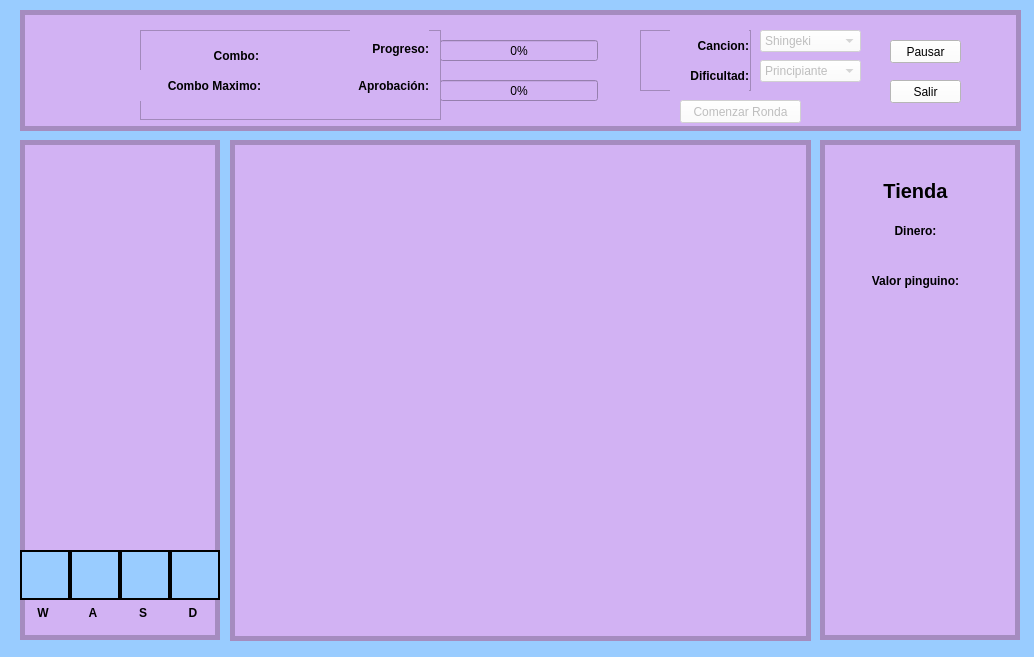
<?xml version="1.0" encoding="UTF-8"?>
<ui version="4.0">
 <class>VentanaJuego</class>
 <widget class="QWidget" name="VentanaJuego">
  <property name="geometry">
   <rect>
    <x>0</x>
    <y>0</y>
    <width>1034</width>
    <height>657</height>
   </rect>
  </property>
  <property name="minimumSize">
   <size>
    <width>1034</width>
    <height>657</height>
   </size>
  </property>
  <property name="maximumSize">
   <size>
    <width>1034</width>
    <height>657</height>
   </size>
  </property>
  <property name="acceptDrops">
   <bool>true</bool>
  </property>
  <property name="windowTitle">
   <string>Ventana Juego</string>
  </property>
  <property name="styleSheet">
   <string notr="true">background-color: #99ccff;
</string>
  </property>
  <widget class="QLabel" name="label_2">
   <property name="geometry">
    <rect>
     <x>230</x>
     <y>140</y>
     <width>581</width>
     <height>501</height>
    </rect>
   </property>
   <property name="styleSheet">
    <string notr="true">background-color: #D2B2F3;
border: 5px solid;
border-color: #A58CBF;</string>
   </property>
   <property name="text">
    <string/>
   </property>
   <property name="pixmap">
    <pixmap>sprites/fondos/fondo.png</pixmap>
   </property>
   <property name="scaledContents">
    <bool>true</bool>
   </property>
  </widget>
  <widget class="QLabel" name="label_3">
   <property name="geometry">
    <rect>
     <x>20</x>
     <y>140</y>
     <width>200</width>
     <height>500</height>
    </rect>
   </property>
   <property name="styleSheet">
    <string notr="true">background-color: #D2B2F3;
border: 5px solid;
border-color: #A58CBF;</string>
   </property>
   <property name="text">
    <string/>
   </property>
  </widget>
  <widget class="QFrame" name="frame">
   <property name="geometry">
    <rect>
     <x>20</x>
     <y>10</y>
     <width>1001</width>
     <height>121</height>
    </rect>
   </property>
   <property name="styleSheet">
    <string notr="true">background-color: #D2B2F3;</string>
   </property>
   <widget class="QLabel" name="label_5">
    <property name="geometry">
     <rect>
      <x>20</x>
      <y>10</y>
      <width>91</width>
      <height>91</height>
     </rect>
    </property>
    <property name="styleSheet">
     <string notr="true">background-color: transparent;
</string>
    </property>
    <property name="text">
     <string/>
    </property>
    <property name="pixmap">
     <pixmap>sprites/logo.png</pixmap>
    </property>
    <property name="scaledContents">
     <bool>true</bool>
    </property>
   </widget>
   <widget class="QFrame" name="frame_2">
    <property name="geometry">
     <rect>
      <x>620</x>
      <y>20</y>
      <width>111</width>
      <height>61</height>
     </rect>
    </property>
    <property name="styleSheet">
     <string notr="true">font-weight: bold;</string>
    </property>
    <property name="frameShape">
     <enum>QFrame::StyledPanel</enum>
    </property>
    <property name="frameShadow">
     <enum>QFrame::Raised</enum>
    </property>
    <widget class="QLabel" name="mayor_combo_5">
     <property name="geometry">
      <rect>
       <x>30</x>
       <y>0</y>
       <width>79</width>
       <height>31</height>
      </rect>
     </property>
     <property name="text">
      <string>Cancion:</string>
     </property>
     <property name="alignment">
      <set>Qt::AlignRight|Qt::AlignTrailing|Qt::AlignVCenter</set>
     </property>
    </widget>
    <widget class="QLabel" name="mayor_combo_6">
     <property name="geometry">
      <rect>
       <x>30</x>
       <y>30</y>
       <width>79</width>
       <height>31</height>
      </rect>
     </property>
     <property name="text">
      <string>Dificultad:</string>
     </property>
     <property name="alignment">
      <set>Qt::AlignRight|Qt::AlignTrailing|Qt::AlignVCenter</set>
     </property>
    </widget>
   </widget>
   <widget class="QPushButton" name="boton_comenzar">
    <property name="enabled">
     <bool>false</bool>
    </property>
    <property name="geometry">
     <rect>
      <x>660</x>
      <y>90</y>
      <width>121</width>
      <height>23</height>
     </rect>
    </property>
    <property name="styleSheet">
     <string notr="true">background-color: #ffffff;</string>
    </property>
    <property name="text">
     <string>Comenzar Ronda</string>
    </property>
    <property name="default">
     <bool>false</bool>
    </property>
   </widget>
   <widget class="QComboBox" name="opciones_cancion">
    <property name="enabled">
     <bool>false</bool>
    </property>
    <property name="geometry">
     <rect>
      <x>740</x>
      <y>20</y>
      <width>101</width>
      <height>22</height>
     </rect>
    </property>
    <property name="styleSheet">
     <string notr="true">background-color: #ffffff;</string>
    </property>
    <item>
     <property name="text">
      <string>Shingeki</string>
     </property>
    </item>
    <item>
     <property name="text">
      <string>Cumbia</string>
     </property>
    </item>
   </widget>
   <widget class="QComboBox" name="opciones_dificultad">
    <property name="enabled">
     <bool>false</bool>
    </property>
    <property name="geometry">
     <rect>
      <x>740</x>
      <y>50</y>
      <width>101</width>
      <height>22</height>
     </rect>
    </property>
    <property name="styleSheet">
     <string notr="true">background-color: #ffffff;</string>
    </property>
    <property name="editable">
     <bool>false</bool>
    </property>
    <property name="currentText">
     <string>Principiante</string>
    </property>
    <property name="frame">
     <bool>true</bool>
    </property>
    <item>
     <property name="text">
      <string>Principiante</string>
     </property>
    </item>
    <item>
     <property name="text">
      <string>Aficionado</string>
     </property>
    </item>
    <item>
     <property name="text">
      <string>Maestro Cumbia</string>
     </property>
    </item>
   </widget>
   <widget class="QPushButton" name="boton_pausar">
    <property name="geometry">
     <rect>
      <x>870</x>
      <y>30</y>
      <width>71</width>
      <height>23</height>
     </rect>
    </property>
    <property name="styleSheet">
     <string notr="true">background-color: #ffffff;</string>
    </property>
    <property name="text">
     <string>Pausar</string>
    </property>
   </widget>
   <widget class="QPushButton" name="boton_salir">
    <property name="geometry">
     <rect>
      <x>870</x>
      <y>70</y>
      <width>71</width>
      <height>23</height>
     </rect>
    </property>
    <property name="styleSheet">
     <string notr="true">background-color: #ffffff;</string>
    </property>
    <property name="text">
     <string>Salir</string>
    </property>
   </widget>
   <widget class="QProgressBar" name="barra_progreso">
    <property name="enabled">
     <bool>true</bool>
    </property>
    <property name="geometry">
     <rect>
      <x>420</x>
      <y>30</y>
      <width>158</width>
      <height>21</height>
     </rect>
    </property>
    <property name="value">
     <number>0</number>
    </property>
    <property name="alignment">
     <set>Qt::AlignCenter</set>
    </property>
    <property name="textVisible">
     <bool>true</bool>
    </property>
   </widget>
   <widget class="QProgressBar" name="barra_aprobacion">
    <property name="geometry">
     <rect>
      <x>420</x>
      <y>70</y>
      <width>158</width>
      <height>21</height>
     </rect>
    </property>
    <property name="value">
     <number>0</number>
    </property>
    <property name="alignment">
     <set>Qt::AlignCenter</set>
    </property>
    <property name="textVisible">
     <bool>true</bool>
    </property>
   </widget>
   <widget class="QLabel" name="barra_superior">
    <property name="geometry">
     <rect>
      <x>0</x>
      <y>0</y>
      <width>1001</width>
      <height>121</height>
     </rect>
    </property>
    <property name="styleSheet">
     <string notr="true">background-color: #D2B2F3;
border: 5px solid;
border-color: #A58CBF;</string>
    </property>
    <property name="text">
     <string/>
    </property>
   </widget>
   <widget class="QFrame" name="frame_5">
    <property name="geometry">
     <rect>
      <x>120</x>
      <y>20</y>
      <width>301</width>
      <height>90</height>
     </rect>
    </property>
    <property name="styleSheet">
     <string notr="true">font-weight: bold;</string>
    </property>
    <property name="frameShape">
     <enum>QFrame::StyledPanel</enum>
    </property>
    <property name="frameShadow">
     <enum>QFrame::Raised</enum>
    </property>
    <widget class="QLabel" name="label_4">
     <property name="geometry">
      <rect>
       <x>210</x>
       <y>0</y>
       <width>79</width>
       <height>37</height>
      </rect>
     </property>
     <property name="text">
      <string>Progreso:</string>
     </property>
     <property name="alignment">
      <set>Qt::AlignRight|Qt::AlignTrailing|Qt::AlignVCenter</set>
     </property>
    </widget>
    <widget class="QLabel" name="label_aprobacion">
     <property name="geometry">
      <rect>
       <x>210</x>
       <y>40</y>
       <width>79</width>
       <height>31</height>
      </rect>
     </property>
     <property name="text">
      <string>Aprobación:</string>
     </property>
     <property name="alignment">
      <set>Qt::AlignRight|Qt::AlignTrailing|Qt::AlignVCenter</set>
     </property>
    </widget>
    <widget class="QLabel" name="label_combo">
     <property name="geometry">
      <rect>
       <x>40</x>
       <y>10</y>
       <width>79</width>
       <height>31</height>
      </rect>
     </property>
     <property name="text">
      <string>Combo:</string>
     </property>
     <property name="alignment">
      <set>Qt::AlignRight|Qt::AlignTrailing|Qt::AlignVCenter</set>
     </property>
    </widget>
    <widget class="QLabel" name="label_combo_maximo">
     <property name="geometry">
      <rect>
       <x>0</x>
       <y>40</y>
       <width>121</width>
       <height>31</height>
      </rect>
     </property>
     <property name="text">
      <string>Combo Maximo:</string>
     </property>
     <property name="alignment">
      <set>Qt::AlignRight|Qt::AlignTrailing|Qt::AlignVCenter</set>
     </property>
    </widget>
    <zorder>label_4</zorder>
    <zorder>label_aprobacion</zorder>
    <zorder>label_combo_maximo</zorder>
    <zorder>label_combo</zorder>
   </widget>
   <zorder>barra_superior</zorder>
   <zorder>label_5</zorder>
   <zorder>frame_2</zorder>
   <zorder>boton_comenzar</zorder>
   <zorder>opciones_cancion</zorder>
   <zorder>opciones_dificultad</zorder>
   <zorder>boton_pausar</zorder>
   <zorder>boton_salir</zorder>
   <zorder>barra_progreso</zorder>
   <zorder>barra_aprobacion</zorder>
   <zorder>frame_5</zorder>
  </widget>
  <widget class="QFrame" name="frame_3">
   <property name="geometry">
    <rect>
     <x>20</x>
     <y>550</y>
     <width>200</width>
     <height>50</height>
    </rect>
   </property>
   <property name="styleSheet">
    <string notr="true">border: 2px solid black;</string>
   </property>
   <property name="frameShape">
    <enum>QFrame::StyledPanel</enum>
   </property>
   <property name="frameShadow">
    <enum>QFrame::Raised</enum>
   </property>
   <widget class="QLabel" name="label_zona_captura_izquierda">
    <property name="geometry">
     <rect>
      <x>0</x>
      <y>0</y>
      <width>50</width>
      <height>50</height>
     </rect>
    </property>
    <property name="styleSheet">
     <string notr="true"/>
    </property>
    <property name="text">
     <string/>
    </property>
   </widget>
   <widget class="QLabel" name="label_zona_captura_arriba">
    <property name="geometry">
     <rect>
      <x>50</x>
      <y>0</y>
      <width>50</width>
      <height>50</height>
     </rect>
    </property>
    <property name="styleSheet">
     <string notr="true"/>
    </property>
    <property name="text">
     <string/>
    </property>
   </widget>
   <widget class="QLabel" name="label_zona_captura_abajo">
    <property name="geometry">
     <rect>
      <x>100</x>
      <y>0</y>
      <width>50</width>
      <height>50</height>
     </rect>
    </property>
    <property name="styleSheet">
     <string notr="true"/>
    </property>
    <property name="text">
     <string/>
    </property>
   </widget>
   <widget class="QLabel" name="label_zona_captura_derecha">
    <property name="geometry">
     <rect>
      <x>150</x>
      <y>0</y>
      <width>50</width>
      <height>50</height>
     </rect>
    </property>
    <property name="styleSheet">
     <string notr="true"/>
    </property>
    <property name="text">
     <string/>
    </property>
   </widget>
  </widget>
  <widget class="QFrame" name="frame_4">
   <property name="geometry">
    <rect>
     <x>20</x>
     <y>605</y>
     <width>200</width>
     <height>20</height>
    </rect>
   </property>
   <property name="styleSheet">
    <string notr="true">background-color: transparent;
font-weight: bold;</string>
   </property>
   <property name="frameShape">
    <enum>QFrame::StyledPanel</enum>
   </property>
   <property name="frameShadow">
    <enum>QFrame::Raised</enum>
   </property>
   <widget class="QLabel" name="label_tecla_izquierda">
    <property name="geometry">
     <rect>
      <x>15</x>
      <y>0</y>
      <width>16</width>
      <height>16</height>
     </rect>
    </property>
    <property name="text">
     <string>W</string>
    </property>
    <property name="alignment">
     <set>Qt::AlignCenter</set>
    </property>
   </widget>
   <widget class="QLabel" name="label_tecla_arriba">
    <property name="geometry">
     <rect>
      <x>65</x>
      <y>0</y>
      <width>16</width>
      <height>16</height>
     </rect>
    </property>
    <property name="text">
     <string>A</string>
    </property>
    <property name="alignment">
     <set>Qt::AlignCenter</set>
    </property>
   </widget>
   <widget class="QLabel" name="label_tecla_abajo">
    <property name="geometry">
     <rect>
      <x>115</x>
      <y>0</y>
      <width>16</width>
      <height>16</height>
     </rect>
    </property>
    <property name="text">
     <string>S</string>
    </property>
    <property name="alignment">
     <set>Qt::AlignCenter</set>
    </property>
   </widget>
   <widget class="QLabel" name="label_tecla_derecha">
    <property name="geometry">
     <rect>
      <x>165</x>
      <y>0</y>
      <width>16</width>
      <height>16</height>
     </rect>
    </property>
    <property name="text">
     <string>D</string>
    </property>
    <property name="alignment">
     <set>Qt::AlignCenter</set>
    </property>
   </widget>
  </widget>
  <widget class="QFrame" name="pista_baile">
   <property name="geometry">
    <rect>
     <x>310</x>
     <y>420</y>
     <width>421</width>
     <height>181</height>
    </rect>
   </property>
   <property name="acceptDrops">
    <bool>true</bool>
   </property>
   <property name="styleSheet">
    <string notr="true">background-color: transparent;</string>
   </property>
   <property name="frameShape">
    <enum>QFrame::StyledPanel</enum>
   </property>
   <property name="frameShadow">
    <enum>QFrame::Raised</enum>
   </property>
  </widget>
  <widget class="QFrame" name="tienda">
   <property name="enabled">
    <bool>true</bool>
   </property>
   <property name="geometry">
    <rect>
     <x>820</x>
     <y>140</y>
     <width>200</width>
     <height>500</height>
    </rect>
   </property>
   <property name="styleSheet">
    <string notr="true">background-color: #D2B2F3;
font-weight: bold;
</string>
   </property>
   <property name="frameShape">
    <enum>QFrame::StyledPanel</enum>
   </property>
   <property name="frameShadow">
    <enum>QFrame::Raised</enum>
   </property>
   <widget class="QLabel" name="fondo_tienda">
    <property name="enabled">
     <bool>true</bool>
    </property>
    <property name="geometry">
     <rect>
      <x>0</x>
      <y>0</y>
      <width>200</width>
      <height>500</height>
     </rect>
    </property>
    <property name="styleSheet">
     <string notr="true">background-color: #D2B2F3;
border: 5px solid;
border-color: #A58CBF;</string>
    </property>
    <property name="text">
     <string/>
    </property>
   </widget>
   <widget class="QLabel" name="label_titulo_tienda">
    <property name="geometry">
     <rect>
      <x>40</x>
      <y>30</y>
      <width>111</width>
      <height>41</height>
     </rect>
    </property>
    <property name="styleSheet">
     <string notr="true">font-size:  20px;</string>
    </property>
    <property name="text">
     <string>Tienda</string>
    </property>
    <property name="alignment">
     <set>Qt::AlignCenter</set>
    </property>
   </widget>
   <widget class="QLabel" name="label_dinero">
    <property name="geometry">
     <rect>
      <x>40</x>
      <y>80</y>
      <width>111</width>
      <height>21</height>
     </rect>
    </property>
    <property name="text">
     <string>Dinero:</string>
    </property>
    <property name="alignment">
     <set>Qt::AlignCenter</set>
    </property>
   </widget>
   <widget class="QLabel" name="label_valor_pinguino">
    <property name="geometry">
     <rect>
      <x>40</x>
      <y>130</y>
      <width>111</width>
      <height>21</height>
     </rect>
    </property>
    <property name="text">
     <string>Valor pinguino:</string>
    </property>
    <property name="alignment">
     <set>Qt::AlignCenter</set>
    </property>
   </widget>
  </widget>
  <zorder>label_3</zorder>
  <zorder>frame</zorder>
  <zorder>frame_3</zorder>
  <zorder>frame_4</zorder>
  <zorder>label_2</zorder>
  <zorder>pista_baile</zorder>
  <zorder>tienda</zorder>
 </widget>
 <resources/>
 <connections>
  <connection>
   <sender>boton_pausar</sender>
   <signal>clicked()</signal>
   <receiver>VentanaJuego</receiver>
   <slot>pausar()</slot>
   <hints>
    <hint type="sourcelabel">
     <x>925</x>
     <y>51</y>
    </hint>
    <hint type="destinationlabel">
     <x>516</x>
     <y>328</y>
    </hint>
   </hints>
  </connection>
  <connection>
   <sender>boton_salir</sender>
   <signal>clicked()</signal>
   <receiver>VentanaJuego</receiver>
   <slot>salir()</slot>
   <hints>
    <hint type="sourcelabel">
     <x>925</x>
     <y>91</y>
    </hint>
    <hint type="destinationlabel">
     <x>516</x>
     <y>4</y>
    </hint>
   </hints>
  </connection>
 </connections>
 <slots>
  <slot>pausar()</slot>
  <slot>salir()</slot>
  <slot>prueba()</slot>
  <slot>esconder_tienda()</slot>
 </slots>
</ui>
